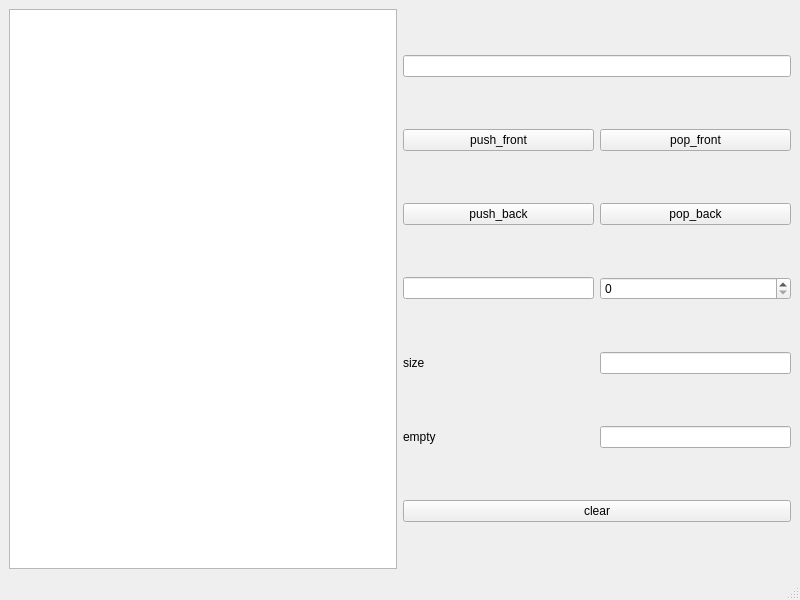
<?xml version="1.0" encoding="UTF-8"?>
<ui version="4.0">
 <class>MainWindow</class>
 <widget class="QMainWindow" name="MainWindow">
  <property name="geometry">
   <rect>
    <x>0</x>
    <y>0</y>
    <width>800</width>
    <height>600</height>
   </rect>
  </property>
  <property name="windowTitle">
   <string>MainWindow</string>
  </property>
  <widget class="QWidget" name="centralwidget">
   <layout class="QHBoxLayout" name="horizontalLayout">
    <item>
     <widget class="QListWidget" name="list"/>
    </item>
    <item>
     <layout class="QGridLayout" name="gridLayout">
      <item row="1" column="1">
       <widget class="QPushButton" name="pop_front">
        <property name="text">
         <string>pop_front</string>
        </property>
       </widget>
      </item>
      <item row="3" column="1">
       <widget class="QSpinBox" name="index"/>
      </item>
      <item row="1" column="0">
       <widget class="QPushButton" name="push_front">
        <property name="text">
         <string>push_front</string>
        </property>
       </widget>
      </item>
      <item row="2" column="0">
       <widget class="QPushButton" name="push_back">
        <property name="text">
         <string>push_back</string>
        </property>
       </widget>
      </item>
      <item row="6" column="0" colspan="2">
       <widget class="QPushButton" name="Clear">
        <property name="text">
         <string>clear</string>
        </property>
       </widget>
      </item>
      <item row="0" column="0" colspan="2">
       <widget class="QLineEdit" name="input"/>
      </item>
      <item row="2" column="1">
       <widget class="QPushButton" name="pop_back">
        <property name="text">
         <string>pop_back</string>
        </property>
       </widget>
      </item>
      <item row="5" column="1">
       <widget class="QLineEdit" name="empty">
        <property name="readOnly">
         <bool>true</bool>
        </property>
       </widget>
      </item>
      <item row="3" column="0">
       <widget class="QLineEdit" name="output">
        <property name="readOnly">
         <bool>true</bool>
        </property>
       </widget>
      </item>
      <item row="4" column="1">
       <widget class="QLineEdit" name="size">
        <property name="readOnly">
         <bool>true</bool>
        </property>
       </widget>
      </item>
      <item row="4" column="0">
       <widget class="QLabel" name="label">
        <property name="text">
         <string>size</string>
        </property>
       </widget>
      </item>
      <item row="5" column="0">
       <widget class="QLabel" name="label_2">
        <property name="text">
         <string>empty</string>
        </property>
       </widget>
      </item>
     </layout>
    </item>
   </layout>
  </widget>
  <widget class="QMenuBar" name="menubar">
   <property name="geometry">
    <rect>
     <x>0</x>
     <y>0</y>
     <width>800</width>
     <height>26</height>
    </rect>
   </property>
  </widget>
  <widget class="QStatusBar" name="statusbar"/>
 </widget>
 <resources/>
 <connections/>
</ui>
